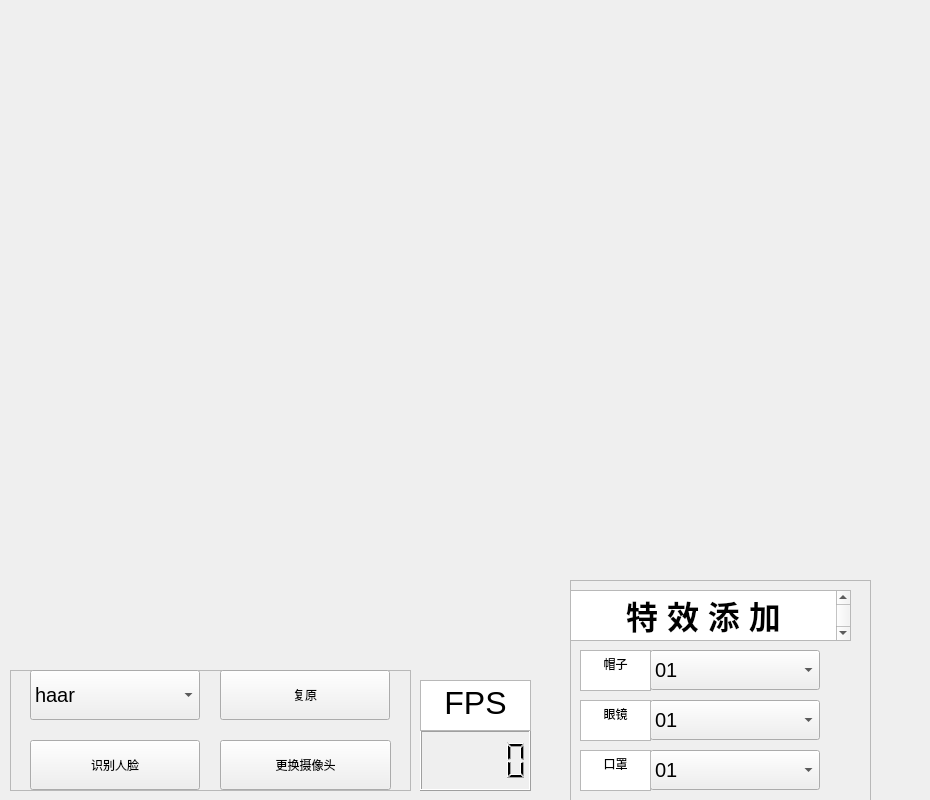
<?xml version="1.0" encoding="UTF-8"?>
<ui version="4.0">
 <class>Form</class>
 <widget class="QWidget" name="Form">
  <property name="geometry">
   <rect>
    <x>0</x>
    <y>0</y>
    <width>930</width>
    <height>800</height>
   </rect>
  </property>
  <property name="windowTitle">
   <string>Form</string>
  </property>
  <widget class="QLabel" name="label">
   <property name="geometry">
    <rect>
     <x>30</x>
     <y>40</y>
     <width>721</width>
     <height>531</height>
    </rect>
   </property>
   <property name="text">
    <string/>
   </property>
  </widget>
  <widget class="QFrame" name="frame">
   <property name="geometry">
    <rect>
     <x>10</x>
     <y>670</y>
     <width>401</width>
     <height>121</height>
    </rect>
   </property>
   <property name="frameShape">
    <enum>QFrame::StyledPanel</enum>
   </property>
   <property name="frameShadow">
    <enum>QFrame::Raised</enum>
   </property>
   <widget class="QComboBox" name="comboBox_1">
    <property name="geometry">
     <rect>
      <x>20</x>
      <y>0</y>
      <width>170</width>
      <height>50</height>
     </rect>
    </property>
    <property name="font">
     <font>
      <pointsize>15</pointsize>
      <weight>50</weight>
      <italic>false</italic>
      <bold>false</bold>
     </font>
    </property>
    <item>
     <property name="text">
      <string>haar</string>
     </property>
    </item>
    <item>
     <property name="text">
      <string>mediapipe</string>
     </property>
    </item>
    <item>
     <property name="text">
      <string>dnn</string>
     </property>
    </item>
   </widget>
   <widget class="QToolButton" name="toolButton_1">
    <property name="geometry">
     <rect>
      <x>20</x>
      <y>70</y>
      <width>170</width>
      <height>50</height>
     </rect>
    </property>
    <property name="text">
     <string>识别人脸</string>
    </property>
   </widget>
   <widget class="QToolButton" name="toolButton_3">
    <property name="geometry">
     <rect>
      <x>210</x>
      <y>0</y>
      <width>170</width>
      <height>50</height>
     </rect>
    </property>
    <property name="text">
     <string>复原</string>
    </property>
   </widget>
   <widget class="QToolButton" name="toolButton_2">
    <property name="geometry">
     <rect>
      <x>210</x>
      <y>70</y>
      <width>171</width>
      <height>50</height>
     </rect>
    </property>
    <property name="text">
     <string>更换摄像头</string>
    </property>
   </widget>
  </widget>
  <widget class="QLCDNumber" name="lcdNumber">
   <property name="geometry">
    <rect>
     <x>420</x>
     <y>730</y>
     <width>111</width>
     <height>61</height>
    </rect>
   </property>
  </widget>
  <widget class="QTextBrowser" name="textBrowser">
   <property name="geometry">
    <rect>
     <x>420</x>
     <y>680</y>
     <width>111</width>
     <height>51</height>
    </rect>
   </property>
   <property name="html">
    <string>&lt;!DOCTYPE HTML PUBLIC &quot;-//W3C//DTD HTML 4.0//EN&quot; &quot;http://www.w3.org/TR/REC-html40/strict.dtd&quot;&gt;
&lt;html&gt;&lt;head&gt;&lt;meta name=&quot;qrichtext&quot; content=&quot;1&quot; /&gt;&lt;style type=&quot;text/css&quot;&gt;
p, li { white-space: pre-wrap; }
&lt;/style&gt;&lt;/head&gt;&lt;body style=&quot; font-family:'SimSun'; font-size:9pt; font-weight:400; font-style:normal;&quot;&gt;
&lt;p align=&quot;center&quot; style=&quot; margin-top:0px; margin-bottom:0px; margin-left:0px; margin-right:0px; -qt-block-indent:0; text-indent:0px;&quot;&gt;&lt;span style=&quot; font-size:24pt;&quot;&gt;FPS&lt;/span&gt;&lt;/p&gt;&lt;/body&gt;&lt;/html&gt;</string>
   </property>
  </widget>
  <widget class="QFrame" name="frame_2">
   <property name="geometry">
    <rect>
     <x>570</x>
     <y>580</y>
     <width>301</width>
     <height>221</height>
    </rect>
   </property>
   <property name="frameShape">
    <enum>QFrame::StyledPanel</enum>
   </property>
   <property name="frameShadow">
    <enum>QFrame::Raised</enum>
   </property>
   <widget class="QComboBox" name="comboBox_3">
    <property name="geometry">
     <rect>
      <x>80</x>
      <y>120</y>
      <width>170</width>
      <height>40</height>
     </rect>
    </property>
    <property name="font">
     <font>
      <pointsize>15</pointsize>
      <weight>50</weight>
      <italic>false</italic>
      <bold>false</bold>
     </font>
    </property>
    <item>
     <property name="text">
      <string>01</string>
     </property>
    </item>
    <item>
     <property name="text">
      <string>02</string>
     </property>
    </item>
    <item>
     <property name="text">
      <string>03</string>
     </property>
    </item>
    <item>
     <property name="text">
      <string>04</string>
     </property>
    </item>
   </widget>
   <widget class="QComboBox" name="comboBox_2">
    <property name="geometry">
     <rect>
      <x>80</x>
      <y>70</y>
      <width>170</width>
      <height>40</height>
     </rect>
    </property>
    <property name="font">
     <font>
      <pointsize>15</pointsize>
      <weight>50</weight>
      <italic>false</italic>
      <bold>false</bold>
     </font>
    </property>
    <item>
     <property name="text">
      <string>01</string>
     </property>
    </item>
    <item>
     <property name="text">
      <string>02</string>
     </property>
    </item>
    <item>
     <property name="text">
      <string>03</string>
     </property>
    </item>
    <item>
     <property name="text">
      <string>04</string>
     </property>
    </item>
    <item>
     <property name="text">
      <string>05</string>
     </property>
    </item>
   </widget>
   <widget class="QComboBox" name="comboBox_4">
    <property name="geometry">
     <rect>
      <x>80</x>
      <y>170</y>
      <width>170</width>
      <height>40</height>
     </rect>
    </property>
    <property name="font">
     <font>
      <pointsize>15</pointsize>
      <weight>50</weight>
      <italic>false</italic>
      <bold>false</bold>
     </font>
    </property>
    <item>
     <property name="text">
      <string>01</string>
     </property>
    </item>
    <item>
     <property name="text">
      <string>02</string>
     </property>
    </item>
    <item>
     <property name="text">
      <string>03</string>
     </property>
    </item>
   </widget>
   <widget class="QTextBrowser" name="textBrowser_2">
    <property name="geometry">
     <rect>
      <x>0</x>
      <y>10</y>
      <width>281</width>
      <height>51</height>
     </rect>
    </property>
    <property name="html">
     <string>&lt;!DOCTYPE HTML PUBLIC &quot;-//W3C//DTD HTML 4.0//EN&quot; &quot;http://www.w3.org/TR/REC-html40/strict.dtd&quot;&gt;
&lt;html&gt;&lt;head&gt;&lt;meta name=&quot;qrichtext&quot; content=&quot;1&quot; /&gt;&lt;style type=&quot;text/css&quot;&gt;
p, li { white-space: pre-wrap; }
&lt;/style&gt;&lt;/head&gt;&lt;body style=&quot; font-family:'SimSun'; font-size:9pt; font-weight:400; font-style:normal;&quot;&gt;
&lt;p align=&quot;center&quot; style=&quot; margin-top:0px; margin-bottom:0px; margin-left:0px; margin-right:0px; -qt-block-indent:0; text-indent:0px;&quot;&gt;&lt;span style=&quot; font-size:24pt; font-weight:600;&quot;&gt;特 效 添 加&lt;/span&gt;&lt;/p&gt;&lt;/body&gt;&lt;/html&gt;</string>
    </property>
   </widget>
   <widget class="QTextBrowser" name="textBrowser_3">
    <property name="geometry">
     <rect>
      <x>10</x>
      <y>70</y>
      <width>71</width>
      <height>41</height>
     </rect>
    </property>
    <property name="html">
     <string>&lt;!DOCTYPE HTML PUBLIC &quot;-//W3C//DTD HTML 4.0//EN&quot; &quot;http://www.w3.org/TR/REC-html40/strict.dtd&quot;&gt;
&lt;html&gt;&lt;head&gt;&lt;meta name=&quot;qrichtext&quot; content=&quot;1&quot; /&gt;&lt;style type=&quot;text/css&quot;&gt;
p, li { white-space: pre-wrap; }
&lt;/style&gt;&lt;/head&gt;&lt;body style=&quot; font-family:'SimSun'; font-size:9pt; font-weight:400; font-style:normal;&quot;&gt;
&lt;p align=&quot;center&quot; style=&quot; margin-top:0px; margin-bottom:0px; margin-left:0px; margin-right:0px; -qt-block-indent:0; text-indent:0px;&quot;&gt;帽子&lt;/p&gt;&lt;/body&gt;&lt;/html&gt;</string>
    </property>
   </widget>
   <widget class="QTextBrowser" name="textBrowser_4">
    <property name="geometry">
     <rect>
      <x>10</x>
      <y>120</y>
      <width>71</width>
      <height>41</height>
     </rect>
    </property>
    <property name="html">
     <string>&lt;!DOCTYPE HTML PUBLIC &quot;-//W3C//DTD HTML 4.0//EN&quot; &quot;http://www.w3.org/TR/REC-html40/strict.dtd&quot;&gt;
&lt;html&gt;&lt;head&gt;&lt;meta name=&quot;qrichtext&quot; content=&quot;1&quot; /&gt;&lt;style type=&quot;text/css&quot;&gt;
p, li { white-space: pre-wrap; }
&lt;/style&gt;&lt;/head&gt;&lt;body style=&quot; font-family:'SimSun'; font-size:9pt; font-weight:400; font-style:normal;&quot;&gt;
&lt;p align=&quot;center&quot; style=&quot; margin-top:0px; margin-bottom:0px; margin-left:0px; margin-right:0px; -qt-block-indent:0; text-indent:0px;&quot;&gt;眼镜&lt;/p&gt;&lt;/body&gt;&lt;/html&gt;</string>
    </property>
   </widget>
   <widget class="QTextBrowser" name="textBrowser_5">
    <property name="geometry">
     <rect>
      <x>10</x>
      <y>170</y>
      <width>71</width>
      <height>41</height>
     </rect>
    </property>
    <property name="html">
     <string>&lt;!DOCTYPE HTML PUBLIC &quot;-//W3C//DTD HTML 4.0//EN&quot; &quot;http://www.w3.org/TR/REC-html40/strict.dtd&quot;&gt;
&lt;html&gt;&lt;head&gt;&lt;meta name=&quot;qrichtext&quot; content=&quot;1&quot; /&gt;&lt;style type=&quot;text/css&quot;&gt;
p, li { white-space: pre-wrap; }
&lt;/style&gt;&lt;/head&gt;&lt;body style=&quot; font-family:'SimSun'; font-size:9pt; font-weight:400; font-style:normal;&quot;&gt;
&lt;p align=&quot;center&quot; style=&quot; margin-top:0px; margin-bottom:0px; margin-left:0px; margin-right:0px; -qt-block-indent:0; text-indent:0px;&quot;&gt;口罩&lt;/p&gt;&lt;/body&gt;&lt;/html&gt;</string>
    </property>
   </widget>
  </widget>
 </widget>
 <resources/>
 <connections/>
</ui>
